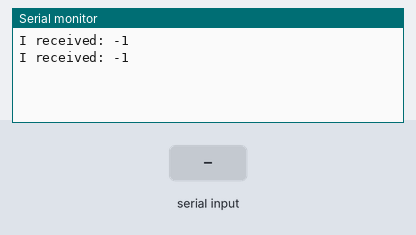
Simulated run of this sketch. Board: Arduino Uno, built with avr-gcc and run on an emulated ATmega328P. Parts: the last lines printed to the serial monitor. The inputs (shaded band) are chosen by the test bench.

Above: at 1.2 s.
1.3 s: byte 30 received over Serial
At 2.6 s:
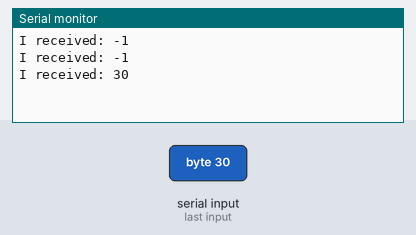
2.8 s: byte 90 received over Serial
At 3.6 s:
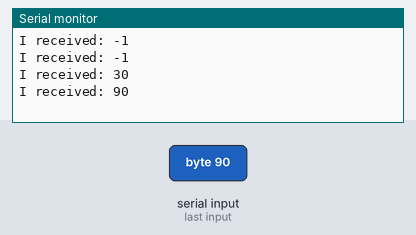
4.3 s: byte 120 received over Serial
At 5.8 s:
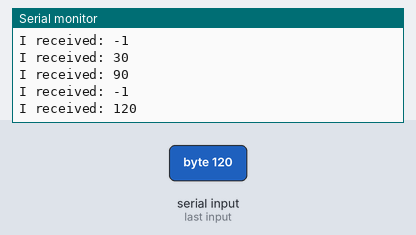
Timing chart, 0 to 7.3 s (numbered marks = the images above; inputs shaded):
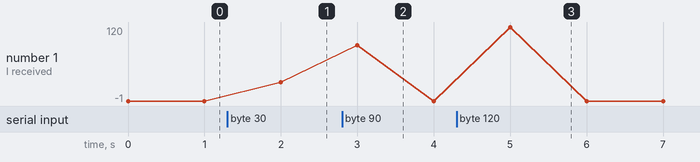

Measured:
- after the input at 1.3 s, the serial monitor: prints a new line after 0.70 s (image 1)
- after the input at 2.8 s, the serial monitor: prints a new line after 0.20 s (image 2)
- after the input at 4.3 s, the serial monitor: prints a new line after 0.70 s (image 3)
- plotted number 1: -1 → 30 after the input at 1.3 s

The sketch:

serial_test.ino
```cpp
int incomingByte = 0;   // for incoming serial data

void setup() {
        Serial.begin(9600);     // opens serial port, sets data rate to 9600 bps
}

void loop() {
        // send data only when you receive data:
                // read the incoming byte:
                incomingByte = Serial.read();
                Serial.print("I received: ");
                Serial.println(incomingByte, DEC);
                delay(1000);

}

/* From PowerShell
 *  $port= new-Object System.IO.Ports.SerialPort $( [System.IO.Ports.SerialPort]::getportnames()),9600,None,8,one
 *  $port.open()
 *  $port.WriteLine("Hello World!")
 */
```
